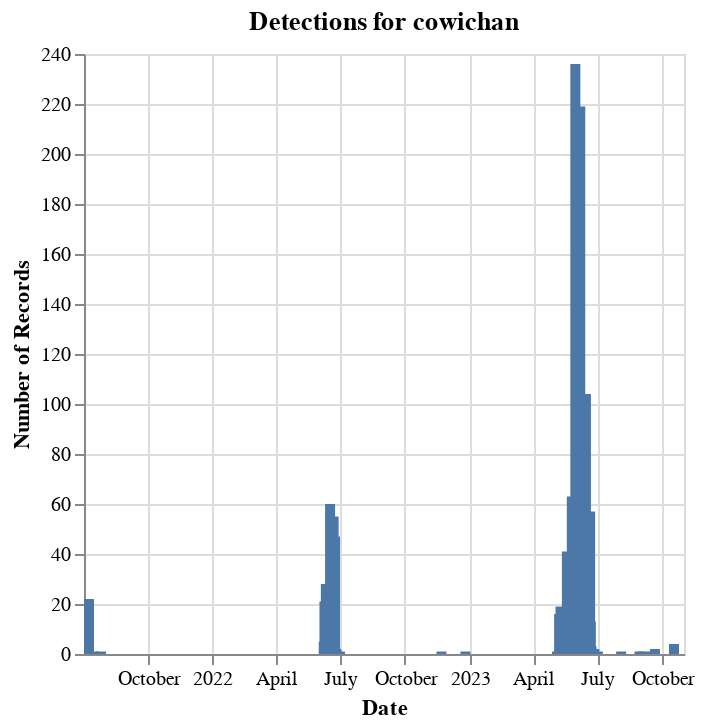
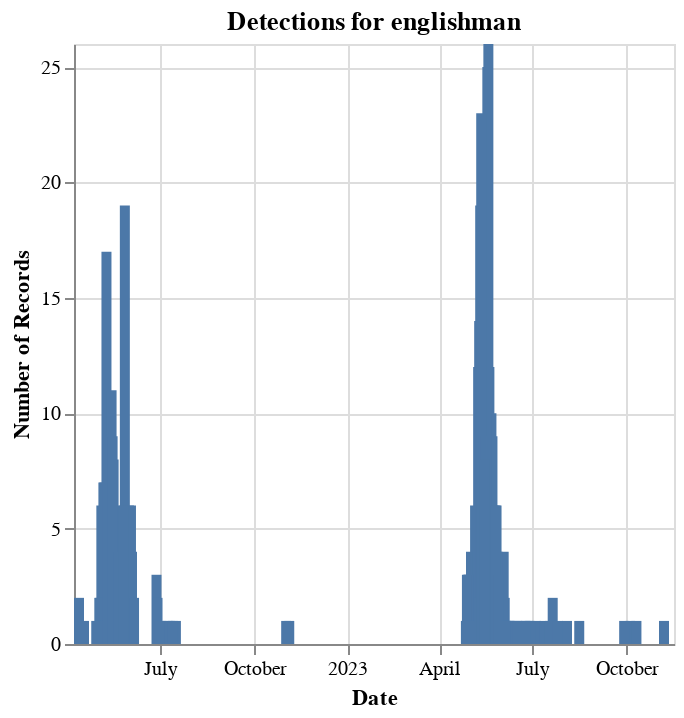
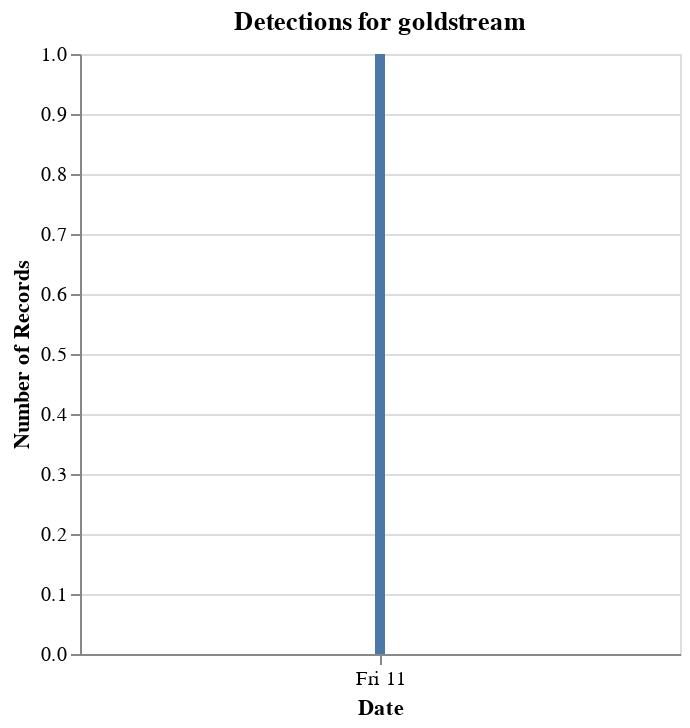
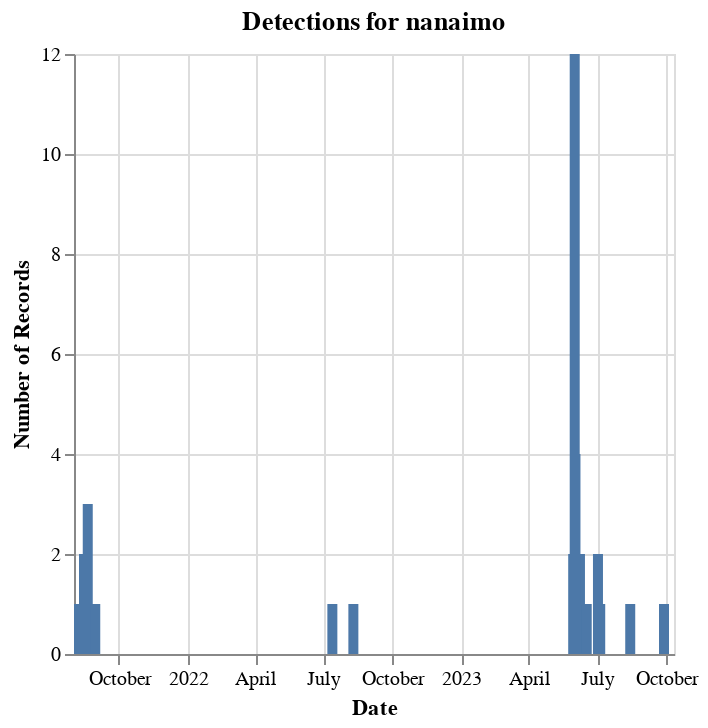

The notebook cell these images were saved under, in order:
### Code cell
locations = salmon['watershed'].unique()

charts = []

for loc in locations:
    salmon_filtered = salmon[salmon['watershed'] == loc]
    
    chart = alt.Chart(salmon_filtered).mark_bar().encode(
        x=alt.X('earliest_detect_date:T', title='Date'), 
        y=alt.Y('count()', title='Number of Records'),  
        tooltip=[alt.Tooltip('earliest_detect_date:T', title='Date'), alt.Tooltip('count()', title='Records')]
    ).properties(
        title=f'Detections for {loc}'
    )
    
    charts.append(chart)

for chart in charts:
    chart.display()

### Figure 1 — Vega specification as saved in the notebook (floating-point values rounded to 4 significant figures)
{"$schema": "https://vega.github.io/schema/vega/v5.json", "data": [{"name": "source_0", "values": [{"__count": 1, "earliest_detect_date": "2021-07-27T00:00:00.000"}, {"__count": 102, "earliest_detect_date": "2023-06-14T00:00:00.000"}, {"__count": 104, "earliest_detect_date": "2023-06-15T00:00:00.000"}, {"__count": 22, "earliest_detect_date": null}, {"__count": 5, "earliest_detect_date": "2023-06-16T00:00:00.000"}, {"__count": 23, "earliest_detect_date": "2023-06-13T00:00:00.000"}, {"__count": 1, "earliest_detect_date": "2023-06-18T00:00:00.000"}, {"__count": 1, "earliest_detect_date": "2021-07-17T00:00:00.000"}, {"__count": 4, "earliest_detect_date": "2023-10-18T00:00:00.000"}, {"__count": 5, "earliest_detect_date": "2022-06-08T00:00:00.000"}, {"__count": 21, "earliest_detect_date": "2022-06-09T00:00:00.000"}, {"__count": 28, "earliest_detect_date": "2022-06-11T00:00:00.000"}, {"__count": 15, "earliest_detect_date": "2022-06-10T00:00:00.000"}, {"__count": 19, "earliest_detect_date": "2022-06-15T00:00:00.000"}, {"__count": 25, "earliest_detect_date": "2022-06-13T00:00:00.000"}, {"__count": 35, "earliest_detect_date": "2022-06-20T00:00:00.000"}, {"__count": 2, "earliest_detect_date": "2023-09-21T00:00:00.000"}, {"__count": 1, "earliest_detect_date": "2022-07-01T00:00:00.000"}, {"__count": 55, "earliest_detect_date": "2022-06-22T00:00:00.000"}, {"__count": 60, "earliest_detect_date": "2022-06-17T00:00:00.000"}, {"__count": 1, "earliest_detect_date": "2023-09-18T00:00:00.000"}, {"__count": 2, "earliest_detect_date": "2022-06-18T00:00:00.000"}, {"__count": 47, "earliest_detect_date": "2022-06-24T00:00:00.000"}, {"__count": 2, "earliest_detect_date": "2022-06-26T00:00:00.000"}, {"__count": 1, "earliest_detect_date": "2023-09-04T00:00:00.000"}, {"__count": 1, "earliest_detect_date": "2022-06-25T00:00:00.000"}, {"__count": 63, "earliest_detect_date": "2023-05-26T00:00:00.000"}, {"__count": 236, "earliest_detect_date": "2023-05-31T00:00:00.000"}, {"__count": 138, "earliest_detect_date": "2023-06-01T00:00:00.000"}, {"__count": 155, "earliest_detect_date": "2023-06-02T00:00:00.000"}, {"__count": 12, "earliest_detect_date": "2023-06-12T00:00:00.000"}, {"__count": 39, "earliest_detect_date": "2023-05-30T00:00:00.000"}, {"__count": 19, "earliest_detect_date": "2023-05-10T00:00:00.000"}, {"__count": 1, "earliest_detect_date": "2023-05-11T00:00:00.000"}, {"__count": 41, "earliest_detect_date": "2023-05-19T00:00:00.000"}, {"__count": 10, "earliest_detect_date": "2023-05-17T00:00:00.000"}, {"__count": 1, "earliest_detect_date": "2023-05-22T00:00:00.000"}, {"__count": 1, "earliest_detect_date": "2023-05-18T00:00:00.000"}, {"__count": 10, "earliest_detect_date": "2023-05-15T00:00:00.000"}, {"__count": 19, "earliest_detect_date": "2023-05-23T00:00:00.000"}, {"__count": 195, "earliest_detect_date": "2023-06-06T00:00:00.000"}, {"__count": 1, "earliest_detect_date": "2023-08-04T00:00:00.000"}, {"__count": 219, "earliest_detect_date": "2023-06-07T00:00:00.000"}, {"__count": 1, "earliest_detect_date": "2023-05-24T00:00:00.000"}, {"__count": 1, "earliest_detect_date": "2023-05-05T00:00:00.000"}, {"__count": 16, "earliest_detect_date": "2023-05-08T00:00:00.000"}, {"__count": 10, "earliest_detect_date": "2023-05-12T00:00:00.000"}, {"__count": 3, "earliest_detect_date": "2023-05-27T00:00:00.000"}, {"__count": 1, "earliest_detect_date": "2023-06-19T00:00:00.000"}, {"__count": 1, "earliest_detect_date": "2022-12-26T00:00:00.000"}, {"__count": 1, "earliest_detect_date": "2022-11-22T00:00:00.000"}, {"__count": 45, "earliest_detect_date": "2023-06-04T00:00:00.000"}, {"__count": 62, "earliest_detect_date": "2023-06-03T00:00:00.000"}, {"__count": 202, "earliest_detect_date": "2023-06-05T00:00:00.000"}, {"__count": 1, "earliest_detect_date": "2023-06-08T00:00:00.000"}, {"__count": 4, "earliest_detect_date": "2023-06-09T00:00:00.000"}, {"__count": 1, "earliest_detect_date": "2023-06-10T00:00:00.000"}, {"__count": 1, "earliest_detect_date": "2023-06-17T00:00:00.000"}, {"__count": 1, "earliest_detect_date": "2023-06-26T00:00:00.000"}, {"__count": 1, "earliest_detect_date": "2023-06-24T00:00:00.000"}, {"__count": 57, "earliest_detect_date": "2023-06-21T00:00:00.000"}, {"__count": 3, "earliest_detect_date": "2023-06-23T00:00:00.000"}, {"__count": 13, "earliest_detect_date": "2023-06-22T00:00:00.000"}, {"__count": 1, "earliest_detect_date": "2023-07-02T00:00:00.000"}, {"__count": 8, "earliest_detect_date": "2023-06-20T00:00:00.000"}, {"__count": 1, "earliest_detect_date": "2023-08-30T00:00:00.000"}, {"__count": 2, "earliest_detect_date": "2023-06-27T00:00:00.000"}], "transform": [{"type": "formula", "expr": "toDate(datum['earliest_detect_date'])", "as": "earliest_detect_date"}]}, {"name": "source_0_y_domain___count", "values": [{"min": 1, "max": 236}]}], "marks": [{"type": "rect", "name": "marks", "from": {"data": "source_0"}, "encode": {"update": {"y": {"field": "__count", "scale": "y"}, "tooltip": {"signal": "{\"Date\": timeFormat(datum[\"earliest_detect_date\"], '%b %d, %Y'), \"Records\": format(datum[\"__count\"], \"\")}"}, "width": {"value": 5}, "xc": {"field": "earliest_detect_date", "scale": "x"}, "y2": {"value": 0, "scale": "y"}, "fill": {"value": "#4c78a8"}}}, "style": ["bar"]}], "scales": [{"name": "x", "type": "time", "domain": {"data": "source_0", "field": "earliest_detect_date"}, "range": [0, {"signal": "width"}], "padding": 5}, {"name": "y", "type": "linear", "domain": [{"signal": "(data(\"source_0_y_domain___count\")[0] || {}).min"}, {"signal": "(data(\"source_0_y_domain___count\")[0] || {}).max"}], "range": [{"signal": "height"}, 0], "nice": true, "zero": true}], "axes": [{"scale": "x", "aria": false, "ticks": false, "gridScale": "y", "maxExtent": 0, "labels": false, "zindex": 0, "minExtent": 0, "tickCount": {"signal": "ceil(width/40)"}, "orient": "bottom", "grid": true, "domain": false}, {"scale": "y", "grid": true, "zindex": 0, "labels": false, "tickCount": {"signal": "ceil(height/40)"}, "maxExtent": 0, "orient": "left", "domain": false, "ticks": false, "aria": false, "minExtent": 0, "gridScale": "x"}, {"scale": "x", "orient": "bottom", "grid": false, "labelFlush": true, "tickCount": {"signal": "ceil(width/40)"}, "title": "Date", "labelOverlap": true, "zindex": 0}, {"scale": "y", "title": "Number of Records", "zindex": 0, "orient": "left", "labelOverlap": true, "grid": false, "tickCount": {"signal": "ceil(height/40)"}}], "title": {"text": "Detections for cowichan", "frame": "group"}, "padding": 5, "height": 300, "width": 300, "style": "cell", "background": "white"}

### Figure 2 — Vega specification as saved in the notebook (floating-point values rounded to 4 significant figures)
{"$schema": "https://vega.github.io/schema/vega/v5.json", "data": [{"name": "source_0", "values": [{"__count": 3, "earliest_detect_date": "2022-06-28T00:00:00.000"}, {"__count": 7, "earliest_detect_date": "2022-05-08T00:00:00.000"}, {"__count": 6, "earliest_detect_date": "2022-06-03T00:00:00.000"}, {"__count": 5, "earliest_detect_date": "2022-05-29T00:00:00.000"}, {"__count": 3, "earliest_detect_date": "2022-06-02T00:00:00.000"}, {"__count": 4, "earliest_detect_date": "2022-05-31T00:00:00.000"}, {"__count": 19, "earliest_detect_date": "2022-05-28T00:00:00.000"}, {"__count": 8, "earliest_detect_date": "2022-05-17T00:00:00.000"}, {"__count": 6, "earliest_detect_date": "2022-05-18T00:00:00.000"}, {"__count": 5, "earliest_detect_date": "2022-05-21T00:00:00.000"}, {"__count": 4, "earliest_detect_date": "2022-05-23T00:00:00.000"}, {"__count": 1, "earliest_detect_date": "2022-05-24T00:00:00.000"}, {"__count": 5, "earliest_detect_date": "2022-05-20T00:00:00.000"}, {"__count": 5, "earliest_detect_date": "2022-05-13T00:00:00.000"}, {"__count": 4, "earliest_detect_date": "2022-05-09T00:00:00.000"}, {"__count": 17, "earliest_detect_date": "2022-05-10T00:00:00.000"}, {"__count": 4, "earliest_detect_date": "2023-05-02T00:00:00.000"}, {"__count": 1, "earliest_detect_date": "2023-06-25T00:00:00.000"}, {"__count": 12, "earliest_detect_date": "2023-05-09T00:00:00.000"}, {"__count": 1, "earliest_detect_date": "2023-06-14T00:00:00.000"}, {"__count": 2, "earliest_detect_date": "2023-06-04T00:00:00.000"}, {"__count": 1, "earliest_detect_date": "2023-07-05T00:00:00.000"}, {"__count": 14, "earliest_detect_date": "2023-05-10T00:00:00.000"}, {"__count": 1, "earliest_detect_date": "2023-06-16T00:00:00.000"}, {"__count": 12, "earliest_detect_date": "2023-05-20T00:00:00.000"}, {"__count": 6, "earliest_detect_date": "2023-05-06T00:00:00.000"}, {"__count": 4, "earliest_detect_date": "2023-05-08T00:00:00.000"}, {"__count": 9, "earliest_detect_date": "2023-05-23T00:00:00.000"}, {"__count": 17, "earliest_detect_date": "2023-05-13T00:00:00.000"}, {"__count": 19, "earliest_detect_date": "2023-05-11T00:00:00.000"}, {"__count": 2, "earliest_detect_date": "2023-07-21T00:00:00.000"}, {"__count": 1, "earliest_detect_date": "2023-06-27T00:00:00.000"}, {"__count": 1, "earliest_detect_date": "2023-06-09T00:00:00.000"}, {"__count": 8, "earliest_detect_date": "2022-05-12T00:00:00.000"}, {"__count": 6, "earliest_detect_date": "2022-05-05T00:00:00.000"}, {"__count": 1, "earliest_detect_date": "2022-07-02T00:00:00.000"}, {"__count": 5, "earliest_detect_date": "2022-05-14T00:00:00.000"}, {"__count": 5, "earliest_detect_date": "2022-05-19T00:00:00.000"}, {"__count": 11, "earliest_detect_date": "2022-05-15T00:00:00.000"}, {"__count": 7, "earliest_detect_date": "2022-05-07T00:00:00.000"}, {"__count": 2, "earliest_detect_date": "2022-05-04T00:00:00.000"}, {"__count": 1, "earliest_detect_date": "2022-11-02T00:00:00.000"}, {"__count": 2, "earliest_detect_date": "2022-05-03T00:00:00.000"}, {"__count": 1, "earliest_detect_date": "2022-05-06T00:00:00.000"}, {"__count": 2, "earliest_detect_date": "2022-06-29T00:00:00.000"}, {"__count": 9, "earliest_detect_date": "2022-05-11T00:00:00.000"}, {"__count": 9, "earliest_detect_date": "2022-05-16T00:00:00.000"}, {"__count": 2, "earliest_detect_date": null}, {"__count": 1, "earliest_detect_date": "2022-04-18T00:00:00.000"}, {"__count": 1, "earliest_detect_date": "2022-07-09T00:00:00.000"}, {"__count": 1, "earliest_detect_date": "2022-04-30T00:00:00.000"}, {"__count": 4, "earliest_detect_date": "2022-06-04T00:00:00.000"}, {"__count": 5, "earliest_detect_date": "2022-05-30T00:00:00.000"}, {"__count": 1, "earliest_detect_date": "2022-07-17T00:00:00.000"}, {"__count": 1, "earliest_detect_date": "2022-05-25T00:00:00.000"}, {"__count": 1, "earliest_detect_date": "2022-07-11T00:00:00.000"}, {"__count": 6, "earliest_detect_date": "2022-06-01T00:00:00.000"}, {"__count": 2, "earliest_detect_date": "2022-06-06T00:00:00.000"}, {"__count": 26, "earliest_detect_date": "2023-05-19T00:00:00.000"}, {"__count": 25, "earliest_detect_date": "2023-05-18T00:00:00.000"}, {"__count": 10, "earliest_detect_date": "2023-05-22T00:00:00.000"}, {"__count": 4, "earliest_detect_date": "2023-06-03T00:00:00.000"}, {"__count": 6, "earliest_detect_date": "2023-05-27T00:00:00.000"}, {"__count": 2, "earliest_detect_date": "2023-05-05T00:00:00.000"}, {"__count": 10, "earliest_detect_date": "2023-05-17T00:00:00.000"}, {"__count": 2, "earliest_detect_date": "2023-05-07T00:00:00.000"}, {"__count": 4, "earliest_detect_date": "2023-05-28T00:00:00.000"}, {"__count": 2, "earliest_detect_date": "2023-05-03T00:00:00.000"}, {"__count": 1, "earliest_detect_date": "2023-05-30T00:00:00.000"}, {"__count": 1, "earliest_detect_date": "2023-08-04T00:00:00.000"}, {"__count": 1, "earliest_detect_date": "2023-06-08T00:00:00.000"}, {"__count": 2, "earliest_detect_date": "2023-05-04T00:00:00.000"}, {"__count": 6, "earliest_detect_date": "2023-05-24T00:00:00.000"}, {"__count": 3, "earliest_detect_date": "2023-05-25T00:00:00.000"}, {"__count": 4, "earliest_detect_date": "2023-05-14T00:00:00.000"}, {"__count": 3, "earliest_detect_date": "2023-04-29T00:00:00.000"}, {"__count": 3, "earliest_detect_date": "2023-04-30T00:00:00.000"}, {"__count": 6, "earliest_detect_date": "2023-05-21T00:00:00.000"}, {"__count": 1, "earliest_detect_date": "2023-07-13T00:00:00.000"}, {"__count": 1, "earliest_detect_date": "2023-04-27T00:00:00.000"}, {"__count": 3, "earliest_detect_date": "2023-04-28T00:00:00.000"}, {"__count": 1, "earliest_detect_date": "2023-05-01T00:00:00.000"}, {"__count": 1, "earliest_detect_date": "2023-07-18T00:00:00.000"}, {"__count": 1, "earliest_detect_date": "2023-06-29T00:00:00.000"}, {"__count": 4, "earliest_detect_date": "2022-05-22T00:00:00.000"}, {"__count": 1, "earliest_detect_date": "2022-11-05T00:00:00.000"}, {"__count": 6, "earliest_detect_date": "2022-05-27T00:00:00.000"}, {"__count": 1, "earliest_detect_date": "2022-07-01T00:00:00.000"}, {"__count": 1, "earliest_detect_date": "2023-10-05T00:00:00.000"}, {"__count": 1, "earliest_detect_date": "2022-07-14T00:00:00.000"}, {"__count": 23, "earliest_detect_date": "2023-05-12T00:00:00.000"}, {"__count": 1, "earliest_detect_date": "2023-09-29T00:00:00.000"}, {"__count": 9, "earliest_detect_date": "2023-05-16T00:00:00.000"}, {"__count": 1, "earliest_detect_date": "2023-08-16T00:00:00.000"}, {"__count": 8, "earliest_detect_date": "2023-05-15T00:00:00.000"}, {"__count": 2, "earliest_detect_date": "2023-06-01T00:00:00.000"}, {"__count": 1, "earliest_detect_date": "2023-10-11T00:00:00.000"}, {"__count": 3, "earliest_detect_date": "2023-06-02T00:00:00.000"}, {"__count": 1, "earliest_detect_date": "2023-06-06T00:00:00.000"}, {"__count": 6, "earliest_detect_date": "2023-05-26T00:00:00.000"}, {"__count": 3, "earliest_detect_date": "2023-05-29T00:00:00.000"}, {"__count": 1, "earliest_detect_date": "2023-11-07T00:00:00.000"}, {"__count": 1, "earliest_detect_date": "2023-06-24T00:00:00.000"}, {"__count": 1, "earliest_detect_date": "2023-06-07T00:00:00.000"}, {"__count": 1, "earliest_detect_date": "2023-07-26T00:00:00.000"}, {"__count": 1, "earliest_detect_date": "2023-06-17T00:00:00.000"}, {"__count": 1, "earliest_detect_date": "2023-06-05T00:00:00.000"}], "transform": [{"type": "formula", "expr": "toDate(datum['earliest_detect_date'])", "as": "earliest_detect_date"}]}, {"name": "source_0_y_domain___count", "values": [{"min": 1, "max": 26}]}], "marks": [{"type": "rect", "name": "marks", "from": {"data": "source_0"}, "encode": {"update": {"width": {"value": 5}, "y": {"field": "__count", "scale": "y"}, "fill": {"value": "#4c78a8"}, "tooltip": {"signal": "{\"Date\": timeFormat(datum[\"earliest_detect_date\"], '%b %d, %Y'), \"Records\": format(datum[\"__count\"], \"\")}"}, "y2": {"value": 0, "scale": "y"}, "xc": {"field": "earliest_detect_date", "scale": "x"}}}, "style": ["bar"]}], "scales": [{"name": "x", "type": "time", "domain": {"data": "source_0", "field": "earliest_detect_date"}, "range": [0, {"signal": "width"}], "padding": 5}, {"name": "y", "type": "linear", "domain": [{"signal": "(data(\"source_0_y_domain___count\")[0] || {}).min"}, {"signal": "(data(\"source_0_y_domain___count\")[0] || {}).max"}], "range": [{"signal": "height"}, 0], "zero": true, "nice": true}], "axes": [{"scale": "x", "minExtent": 0, "domain": false, "zindex": 0, "grid": true, "labels": false, "maxExtent": 0, "ticks": false, "tickCount": {"signal": "ceil(width/40)"}, "gridScale": "y", "aria": false, "orient": "bottom"}, {"scale": "y", "aria": false, "orient": "left", "labels": false, "tickCount": {"signal": "ceil(height/40)"}, "ticks": false, "minExtent": 0, "domain": false, "zindex": 0, "gridScale": "x", "maxExtent": 0, "grid": true}, {"scale": "x", "grid": false, "labelFlush": true, "tickCount": {"signal": "ceil(width/40)"}, "labelOverlap": true, "zindex": 0, "orient": "bottom", "title": "Date"}, {"scale": "y", "tickCount": {"signal": "ceil(height/40)"}, "grid": false, "orient": "left", "title": "Number of Records", "labelOverlap": true, "zindex": 0}], "title": {"text": "Detections for englishman", "frame": "group"}, "padding": 5, "background": "white", "width": 300, "height": 300, "style": "cell"}

### Figure 3 — Vega specification as saved in the notebook (floating-point values rounded to 4 significant figures)
{"$schema": "https://vega.github.io/schema/vega/v5.json", "data": [{"name": "source_0", "values": [{"__count": 1, "earliest_detect_date": "2023-08-11T00:00:00.000"}], "transform": [{"type": "formula", "expr": "toDate(datum['earliest_detect_date'])", "as": "earliest_detect_date"}]}, {"name": "source_0_y_domain___count", "values": [{"min": 1, "max": 1}]}], "marks": [{"type": "rect", "name": "marks", "from": {"data": "source_0"}, "encode": {"update": {"y": {"field": "__count", "scale": "y"}, "tooltip": {"signal": "{\"Date\": timeFormat(datum[\"earliest_detect_date\"], '%b %d, %Y'), \"Records\": format(datum[\"__count\"], \"\")}"}, "xc": {"field": "earliest_detect_date", "scale": "x"}, "y2": {"value": 0, "scale": "y"}, "fill": {"value": "#4c78a8"}, "width": {"value": 5}}}, "style": ["bar"]}], "scales": [{"name": "x", "type": "time", "domain": {"data": "source_0", "field": "earliest_detect_date"}, "range": [0, {"signal": "width"}], "padding": 5}, {"name": "y", "type": "linear", "domain": [{"signal": "(data(\"source_0_y_domain___count\")[0] || {}).min"}, {"signal": "(data(\"source_0_y_domain___count\")[0] || {}).max"}], "range": [{"signal": "height"}, 0], "nice": true, "zero": true}], "axes": [{"scale": "x", "domain": false, "gridScale": "y", "tickCount": {"signal": "ceil(width/40)"}, "minExtent": 0, "ticks": false, "orient": "bottom", "zindex": 0, "aria": false, "maxExtent": 0, "grid": true, "labels": false}, {"scale": "y", "aria": false, "gridScale": "x", "grid": true, "maxExtent": 0, "zindex": 0, "orient": "left", "labels": false, "minExtent": 0, "ticks": false, "tickCount": {"signal": "ceil(height/40)"}, "domain": false}, {"scale": "x", "zindex": 0, "title": "Date", "tickCount": {"signal": "ceil(width/40)"}, "labelFlush": true, "labelOverlap": true, "orient": "bottom", "grid": false}, {"scale": "y", "tickCount": {"signal": "ceil(height/40)"}, "zindex": 0, "grid": false, "title": "Number of Records", "orient": "left", "labelOverlap": true}], "title": {"text": "Detections for goldstream", "frame": "group"}, "style": "cell", "width": 300, "height": 300, "padding": 5, "background": "white"}

### Figure 4 — Vega specification as saved in the notebook (floating-point values rounded to 4 significant figures)
{"$schema": "https://vega.github.io/schema/vega/v5.json", "data": [{"name": "source_0", "values": [{"__count": 2, "earliest_detect_date": "2021-08-18T00:00:00.000"}, {"__count": 2, "earliest_detect_date": "2021-08-20T00:00:00.000"}, {"__count": 3, "earliest_detect_date": "2021-08-21T00:00:00.000"}, {"__count": 2, "earliest_detect_date": "2021-08-16T00:00:00.000"}, {"__count": 1, "earliest_detect_date": "2021-08-31T00:00:00.000"}, {"__count": 2, "earliest_detect_date": "2023-06-08T00:00:00.000"}, {"__count": 1, "earliest_detect_date": "2023-08-14T00:00:00.000"}, {"__count": 1, "earliest_detect_date": "2022-08-10T00:00:00.000"}, {"__count": 1, "earliest_detect_date": "2022-07-13T00:00:00.000"}, {"__count": 1, "earliest_detect_date": "2023-06-10T00:00:00.000"}, {"__count": 1, "earliest_detect_date": "2023-06-07T00:00:00.000"}, {"__count": 1, "earliest_detect_date": "2023-06-06T00:00:00.000"}, {"__count": 4, "earliest_detect_date": "2023-06-02T00:00:00.000"}, {"__count": 1, "earliest_detect_date": "2023-07-05T00:00:00.000"}, {"__count": 12, "earliest_detect_date": "2023-06-01T00:00:00.000"}, {"__count": 1, "earliest_detect_date": "2023-06-09T00:00:00.000"}, {"__count": 2, "earliest_detect_date": "2023-07-02T00:00:00.000"}, {"__count": 1, "earliest_detect_date": null}, {"__count": 2, "earliest_detect_date": "2023-05-30T00:00:00.000"}, {"__count": 1, "earliest_detect_date": "2023-06-03T00:00:00.000"}, {"__count": 1, "earliest_detect_date": "2023-09-28T00:00:00.000"}, {"__count": 2, "earliest_detect_date": "2023-05-31T00:00:00.000"}, {"__count": 1, "earliest_detect_date": "2023-07-04T00:00:00.000"}, {"__count": 1, "earliest_detect_date": "2023-06-17T00:00:00.000"}], "transform": [{"type": "formula", "expr": "toDate(datum['earliest_detect_date'])", "as": "earliest_detect_date"}]}, {"name": "source_0_y_domain___count", "values": [{"min": 1, "max": 12}]}], "marks": [{"type": "rect", "name": "marks", "from": {"data": "source_0"}, "encode": {"update": {"tooltip": {"signal": "{\"Date\": timeFormat(datum[\"earliest_detect_date\"], '%b %d, %Y'), \"Records\": format(datum[\"__count\"], \"\")}"}, "xc": {"field": "earliest_detect_date", "scale": "x"}, "y": {"field": "__count", "scale": "y"}, "width": {"value": 5}, "fill": {"value": "#4c78a8"}, "y2": {"value": 0, "scale": "y"}}}, "style": ["bar"]}], "scales": [{"name": "x", "type": "time", "domain": {"data": "source_0", "field": "earliest_detect_date"}, "range": [0, {"signal": "width"}], "padding": 5}, {"name": "y", "type": "linear", "domain": [{"signal": "(data(\"source_0_y_domain___count\")[0] || {}).min"}, {"signal": "(data(\"source_0_y_domain___count\")[0] || {}).max"}], "range": [{"signal": "height"}, 0], "zero": true, "nice": true}], "axes": [{"scale": "x", "maxExtent": 0, "orient": "bottom", "gridScale": "y", "grid": true, "tickCount": {"signal": "ceil(width/40)"}, "aria": false, "domain": false, "minExtent": 0, "zindex": 0, "ticks": false, "labels": false}, {"scale": "y", "tickCount": {"signal": "ceil(height/40)"}, "aria": false, "grid": true, "ticks": false, "labels": false, "maxExtent": 0, "orient": "left", "zindex": 0, "domain": false, "minExtent": 0, "gridScale": "x"}, {"scale": "x", "labelOverlap": true, "labelFlush": true, "title": "Date", "tickCount": {"signal": "ceil(width/40)"}, "zindex": 0, "orient": "bottom", "grid": false}, {"scale": "y", "labelOverlap": true, "tickCount": {"signal": "ceil(height/40)"}, "title": "Number of Records", "orient": "left", "grid": false, "zindex": 0}], "title": {"text": "Detections for nanaimo", "frame": "group"}, "width": 300, "padding": 5, "style": "cell", "background": "white", "height": 300}
